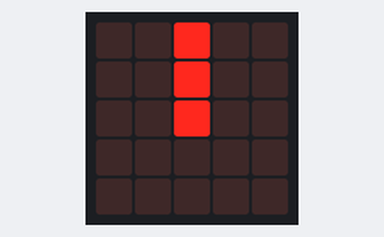
Simulated run of this program. Board: BBC micro:bit running MicroPython. Parts: the board's 5×5 LED display.

Above: at 0.05 s.
At 0.75 s:
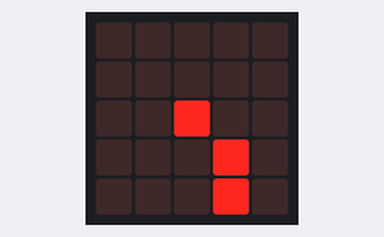
At 1.45 s:
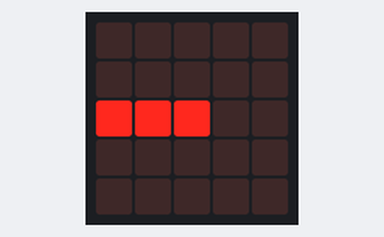

The program:

clock-if-else-counterwise.py
```python
from microbit import *

while True:
    for hour in range (1, 12):
        if hour == 1:
            display.show(Image.CLOCK12)
        elif hour == 2:
            display.show(Image.CLOCK11)
        elif hour == 3:
            display.show(Image.CLOCK10)
        elif hour == 4:
            display.show(Image.CLOCK9)
        elif hour == 5:
            display.show(Image.CLOCK8)
        elif hour == 6:
            display.show(Image.CLOCK7)
        elif hour == 7:
            display.show(Image.CLOCK6)
        elif hour == 8:
            display.show(Image.CLOCK5)
        elif hour == 9:
            display.show(Image.CLOCK4)
        elif hour == 10:
            display.show(Image.CLOCK3)
        elif hour == 11:
            display.show(Image.CLOCK2)
        elif hour == 12:
            display.show(Image.CLOCK1)
        sleep(100)
```

Measured:
- by itself, everything shown: repeats every 1.1 s, in 11 steps
